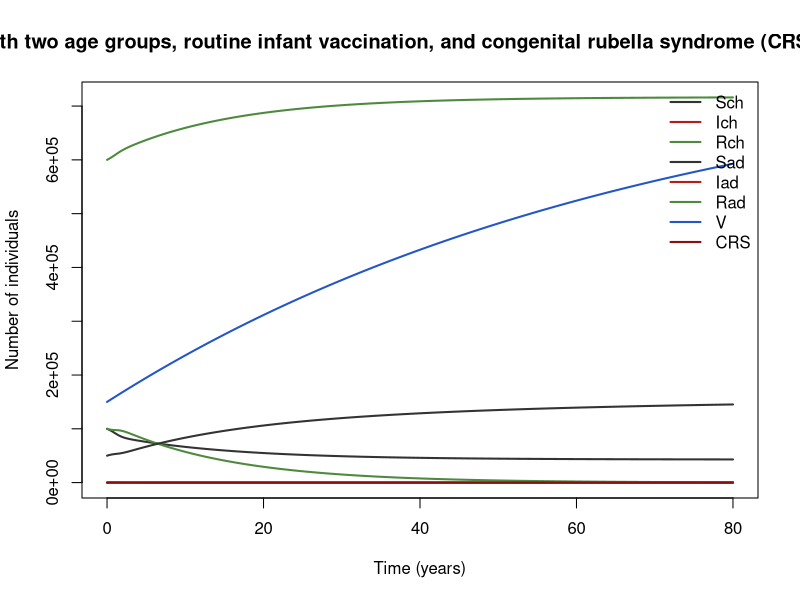

The R script that drew this image:
## Rubella with two age groups, routine infant vaccination, and congenital rubella syndrome (CRS) as an output
## Rubella / CRS.
## Parameter values: 0 of 9 checked against the source; the rest are recalled or illustrative.
##
## Generated from a compartmental model diagram (model format v1).
## Regenerating from the same diagram always gives this exact file.
##
## Compartments: Sch, Ich, Rch, Sad, Iad, Rad, V, CRS
## Flows (time unit: years):
##   (outside) -> Sch  : (1 - p_vac) * births
##   (outside) -> V    : p_vac * births
##   Sch -> Ich        : foi * Sch
##   Ich -> Rch        : g_rec * Ich
##   Sad -> Iad        : foi * Sad
##   Iad -> Rad        : g_rec * Iad
##   Sch -> Sad        : age_out * Sch
##   Ich -> Iad        : age_out * Ich
##   Rch -> Rad        : age_out * Rch
##   Sad -> (outside)  : mu_ad * Sad
##   V -> (outside)    : 1 / 70 * V
##   (outside) -> CRS  : crs_rate

library(deSolve)

# ---- Time ------------------------------------------------------------
times <- seq(0, 80, by = 0.1)  # years

# ---- Parameters ------------------------------------------------------
parameters <- c(
  R0_r = 7,           # illustrative; commonly cited range about 6–7
  g_rec = 365 / 11,   # 11-day infectious period (1/year) [illustrative]
  age_out = 1 / 15,   # ageing from child to adult (1/year)
  mu_ad = 1 / 55,     # adult death rate, so life expectancy is 70 (1/year) [illustrative]
  p_vac = 0.8,        # fraction of births vaccinated [illustrative]
  preg_frac = 0.015,  # fraction of adults who are women in the first 16 weeks of pregnancy at any time [illustrative]
  q_crs = 0.6,        # probability of CRS given infection in that window, averaged over weeks 0–16 [illustrative]
  births = 1e6 / 70,  # constant births, roughly balancing deaths (persons/year) [illustrative]
  N0 = 1e6            # value taken from the notes text [recalled]
)

# ---- Initial conditions ----------------------------------------------
state <- with(as.list(parameters), {
  Sch <- 0.1 * N0   # susceptible child, 0–14 y
  Ich <- 50         # infectious child
  Rch <- 0.1 * N0   # immune child
  Sad <- 0.05 * N0  # susceptible adult, 15+ y
  Iad <- 50         # infectious adult
  Rad <- 0.6 * N0   # immune adult
  V <- 0.15 * N0    # vaccinated, all ages
  CRS <- 0          # cumulative CRS births
  c(Sch = Sch, Ich = Ich, Rch = Rch, Sad = Sad, Iad = Iad, Rad = Rad, V = V, CRS = CRS)
})

# ---- Model equations -------------------------------------------------
rubella_crs_model <- function(t, state, parameters) {
  with(as.list(c(state, parameters)), {
    # Total population
    N <- Sch + Ich + Rch + Sad + Iad + Rad + V

    # Derived quantities
    foi <- R0_r * g_rec * (Ich + Iad) / N
    crs_rate <- q_crs * preg_frac * foi * Sad

    # Rates of change
    dSch <- (1 - p_vac) * births - foi * Sch - age_out * Sch
    dIch <- foi * Sch - g_rec * Ich - age_out * Ich
    dRch <- g_rec * Ich - age_out * Rch
    dSad <- -foi * Sad + age_out * Sch - mu_ad * Sad
    dIad <- foi * Sad - g_rec * Iad + age_out * Ich
    dRad <- g_rec * Iad + age_out * Rch
    dV <- p_vac * births - 1 / 70 * V
    dCRS <- crs_rate

    list(c(dSch, dIch, dRch, dSad, dIad, dRad, dV, dCRS))
  })
}

# ---- Solve -----------------------------------------------------------
out <- ode(y = state, times = times, func = rubella_crs_model, parms = parameters)
out <- as.data.frame(out)

# ---- Plot ------------------------------------------------------------
compartment_cols <- c(Sch = "#333333", Ich = "#B71C1C", Rch = "#4E8A3E", Sad = "#333333", Iad = "#B71C1C", Rad = "#4E8A3E", V = "#2457C5", CRS = "#8E0E0E")
matplot(out$time, out[, names(compartment_cols)], type = "l", lty = 1, lwd = 2,
        col = compartment_cols, xlab = "Time (years)", ylab = "Number of individuals",
        main = "Rubella with two age groups, routine infant vaccination, and congenital rubella syndrome (CRS) as an output")
legend("topright", legend = names(compartment_cols), col = compartment_cols,
       lty = 1, lwd = 2, bty = "n")
